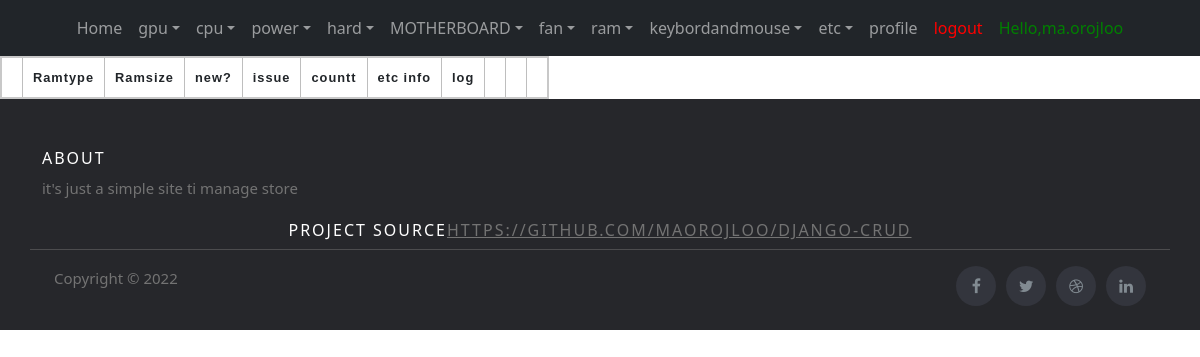
/ram/ (signed in), run on an earlier commit of the app's database.
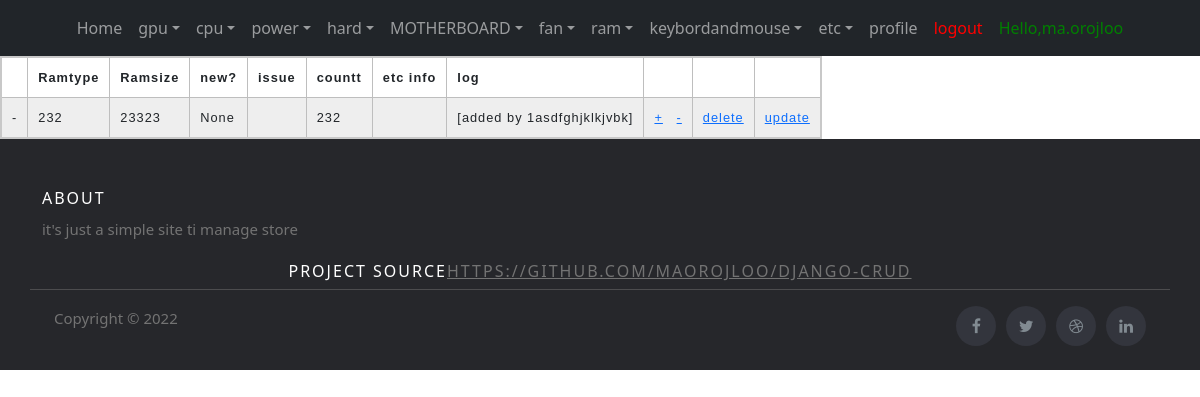
And on a later commit of the database.
### stuffs/models.py (models this page shows, shortened)
class ram(models.Model):
    ramtype = models.CharField(max_length=100)
    ramsize=models.SmallIntegerField()
    new = models.BooleanField(null=True, blank=True)#*
    issue = models.CharField(max_length=100, blank=True)#*
    countt=models.SmallIntegerField()#*
    etc = models.CharField(max_length=100,blank=True)#*
    log=models.CharField(max_length=300)

### stuffs/views.py (the view)
# urls.py: path('ram/',ram_list,name='ram_list'),
@login_required(login_url='/login/') #redirect when user is not logged in
def ram_list(request):
    cpus = ram.objects.all()
    return render(request,'ram.html',{'cpus':cpus})

### stuffs/templates/ram.html (shortened to what this page needs)
{% extends 'base.html' %}
{%  load static %}
    {% block content %}
    <link rel="stylesheet"  href="{%  static  'stuffs/css/zebrastrepedtable.css'  %}">
        <table>
            <tr>
                <th></th>
                <th>Ramtype</th>
                <th>Ramsize</th>
                <th>new?</th>
                <th>issue</th>
                <th>countt</th>
                <th>etc info</th>
                <th>log</th>
                <th>  </th>
                <th>  </th>
                <th>  </th>
                </tr>
        {% for cpu in cpus  %}
        {% with table='ram' %}
            <tr>
            <td>-</td>
            <td>{{cpu.ramtype}}</td>
            <td>{{cpu.ramsize}}</td>
            <td>{{cpu.new}}</td>
            <td>{{cpu.issue}}</td>
            <td>{{cpu.countt}}</td>
            <td>{{cpu.etc}}</td>
            <td>{{cpu.log}}</td>
            <td><a href="{% url 'gpu_plusone' table cpu.id %}" >+</a>&nbsp;&nbsp;&nbsp;<a href="{% url 'gpu_minusone' table cpu.id %}" >-</a></td>
            <td><a href="{% url 'delete_gpu' table cpu.id %}">delete</a></td>
            <td><a href="{% url 'update_gpu' table cpu.id  %}">update</a></td>
            </tr>
        {% endwith %}
        {% endfor %}
        </table>
    {% endblock content %}

What changed in the data, as far as the page shows it:
added ram: ramtype "232", ramsize "23323", new "None", countt "232", log "[added by 1asdfghjklkjvbk]"
